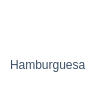
<?xml version="1.0" encoding="UTF-8"?>
<ui version="4.0">
 <class>TarjetaPlatillo</class>
 <widget class="QWidget" name="TarjetaPlatillo">
  <property name="geometry">
   <rect>
    <x>0</x>
    <y>0</y>
    <width>98</width>
    <height>101</height>
   </rect>
  </property>
  <property name="minimumSize">
   <size>
    <width>98</width>
    <height>101</height>
   </size>
  </property>
  <property name="maximumSize">
   <size>
    <width>98</width>
    <height>101</height>
   </size>
  </property>
  <property name="windowTitle">
   <string>Form</string>
  </property>
  <property name="styleSheet">
   <string notr="true">#TarjetaPlatillo{
border: 1px solid white;
	background: white;
}</string>
  </property>
  <widget class="QLabel" name="mask">
   <property name="geometry">
    <rect>
     <x>0</x>
     <y>0</y>
     <width>98</width>
     <height>101</height>
    </rect>
   </property>
   <property name="text">
    <string/>
   </property>
   <property name="pixmap">
    <pixmap resource="../Resources.qrc">:/Img/mascara.png</pixmap>
   </property>
  </widget>
  <widget class="QLabel" name="nombre">
   <property name="geometry">
    <rect>
     <x>10</x>
     <y>58</y>
     <width>80</width>
     <height>35</height>
    </rect>
   </property>
   <property name="styleSheet">
    <string notr="true">font: 9px &quot;SF Pro Text&quot;;

/* negro - neutral */

color: #3E5066;</string>
   </property>
   <property name="text">
    <string>Hamburguesa</string>
   </property>
   <property name="alignment">
    <set>Qt::AlignLeading|Qt::AlignLeft|Qt::AlignTop</set>
   </property>
  </widget>
  <widget class="QLabel" name="img">
   <property name="geometry">
    <rect>
     <x>0</x>
     <y>1</y>
     <width>101</width>
     <height>49</height>
    </rect>
   </property>
   <property name="text">
    <string/>
   </property>
   <property name="pixmap">
    <pixmap resource="../Resources.qrc">:/Img/hamburguesa.png</pixmap>
   </property>
  </widget>
  <widget class="QLabel" name="bg">
   <property name="geometry">
    <rect>
     <x>-3</x>
     <y>-5</y>
     <width>111</width>
     <height>111</height>
    </rect>
   </property>
   <property name="styleSheet">
    <string notr="true">border: 1px solid white;
	background: white;</string>
   </property>
   <property name="text">
    <string/>
   </property>
  </widget>
  <zorder>bg</zorder>
  <zorder>nombre</zorder>
  <zorder>img</zorder>
  <zorder>mask</zorder>
 </widget>
 <resources>
  <include location="../Resources.qrc"/>
 </resources>
 <connections/>
</ui>
